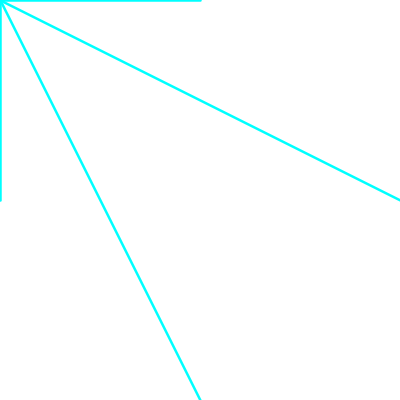
Frame 1 (no input)
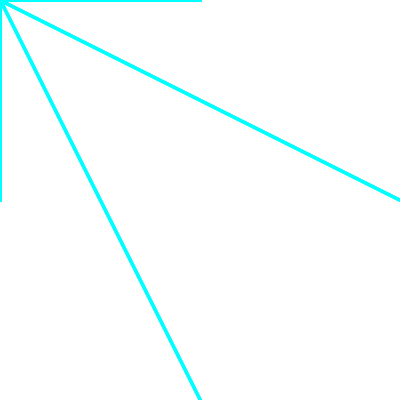
Frame 60 (the mouse pressed at the canvas centre just before this capture)
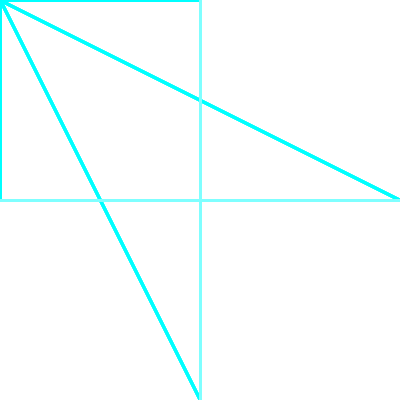
Frame 120 (the mouse held since frame 60 and released just before this capture)

The Processing sketch that drew these frames (run headless with seeded random() and noise(); from frame 60 on, the mouse is pressed at the canvas centre):

// Processing sketch: processing_181047
// ── processing_181047.pde


void setup(){
  background(255);
  size(400,400);
  frameRate(5);
}

void draw(){
  stroke(
      map(mouseX,0,400,0,255),255,255);
   strokeWeight(
       map(pmouseX,0,400,2.5,2));
 line(mouseX, mouseY, 0, 200);
 line(mouseX, mouseY, 400,200);
 line(mouseX, mouseY, 200, 0);
 line(mouseX, mouseY, 200, 400);
  
}
